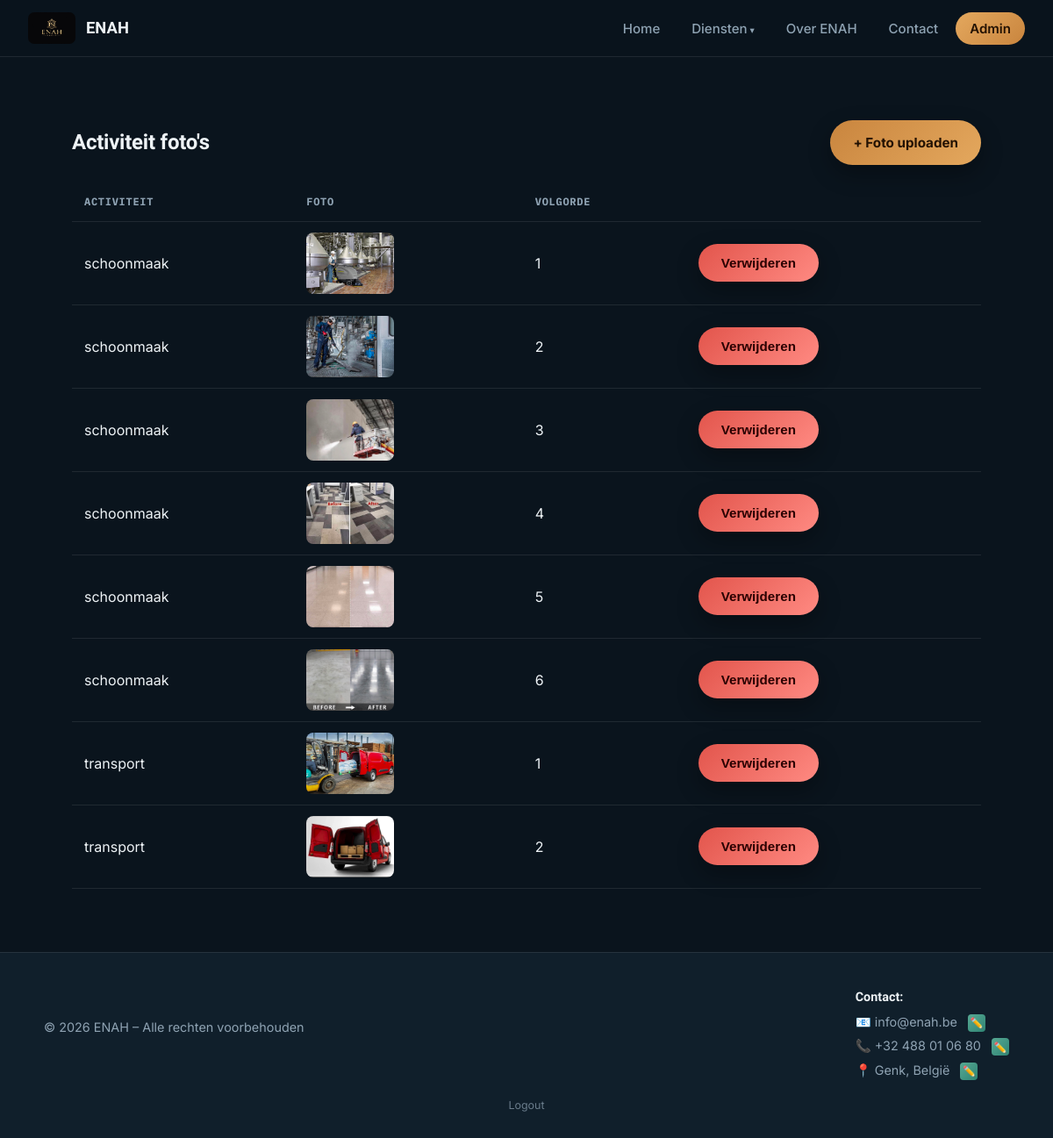
Page /admin/activity-photos (signed in) on the committed database.
### tables this page shows
CREATE TABLE activity_photos (
            id INTEGER PRIMARY KEY AUTOINCREMENT,
            activity_name TEXT NOT NULL,
            photo_url TEXT NOT NULL,
            photo_order INTEGER DEFAULT 0,
            updated_at TEXT NOT NULL
        );

CREATE TABLE site_content (
            id INTEGER PRIMARY KEY AUTOINCREMENT,
            content_key TEXT UNIQUE NOT NULL,
            content_value TEXT NOT NULL,
            updated_at TEXT NOT NULL
        );

### app.py (the view)
@app.route("/admin/activity-photos")
@login_required
def admin_activity_photos():
    db = get_db()
    photos = db.execute("SELECT * FROM activity_photos ORDER BY activity_name, photo_order").fetchall()
    return render_template("admin/activity_photos.html", active_page="admin", photos=photos)

### app.py (called while the page is built)
def get_db():
    if "db" not in g:
        g.db = sqlite3.connect(DATABASE)
        g.db.row_factory = sqlite3.Row
    return g.db

@login_manager.user_loader
def load_user(user_id):
    db = get_db()
    row = db.execute("SELECT id, username FROM admins WHERE id = ?", (user_id,)).fetchone()
    if row is None:
        return None
    return AdminUser(row["id"], row["username"])

@app.context_processor
def inject_content():
    db = get_db()
    content_rows = db.execute("SELECT content_key, content_value FROM site_content").fetchall()
    content_dict = {row["content_key"]: row["content_value"] for row in content_rows}
    return dict(site_content=content_dict)

### templates/admin/activity_photos.html (shortened to what this page needs)
{% extends "base.html" %}
{% block content %}
<section class="container">
  <div class="admin-bar">
    <h1 style="margin:0;">Activiteit foto's</h1>
    <a class="btn" href="{{ url_for('admin_activity_photo_upload') }}">+ Foto uploaden</a>
  </div>
  <div class="admin-table">
    <table class="admin-table">
      <thead>
        <tr>
          <th>Activiteit</th>
          <th>Foto</th>
          <th>Volgorde</th>
          <th></th>
        </tr>
      </thead>
      <tbody>
        {% for photo in photos %}
        <tr>
          <td>{{ photo.activity_name }}</td>
          <td>
            <img src="{{ photo.photo_url }}" alt="Foto" style="width: 100px; height: 70px; object-fit: cover; border-radius: 8px;">
          </td>
          <td>{{ photo.photo_order }}</td>
          <td>
            <form method="POST" action="{{ url_for('admin_activity_photo_verwijderen', photo_id=photo.id) }}" onsubmit="return confirm('Deze foto verwijderen?');" style="margin:0;">
              <button class="btn btn-danger" type="submit">Verwijderen</button>
            </form>
          </td>
        </tr>
        {% else %}
        <tr><td colspan="4" style="color: var(--text-muted);">Nog geen foto's geüpload.</td></tr>
        {% endfor %}
      </tbody>
    </table>
  </div>
</section>
{% endblock %}

### templates/base.html (shortened to what this page needs)
<!DOCTYPE html>
<html lang="nl">
<head>
  <link rel="stylesheet" href="{{ url_for('static', filename='css/style.css') }}">
</head>
<body>
  <nav class="navbar">
    <a class="brand" href="{{ url_for('index') }}">
      {% if active_page == 'lukoil' %}
        <img src="{{ url_for('static', filename='images/lukoil_logo.png') }}" alt="Lukoil logo">
        <span>Lukoil Heusen-Zolder</span>
      {% elif active_page in ['auto_onderhoud', 'auto_verkoop'] %}
        <img src="{{ url_for('static', filename='images/sixtyseven_cars_logo.jpeg') }}" alt="SixtySeven Cars logo">
        <span>SixtySeven Cars</span>
      {% else %}
        <img src="{{ url_for('static', filename='images/enah_logo.jpeg') }}" alt="ENAH logo">
        <span>ENAH</span>
      {% endif %}
    </a>
    <ul class="nav-links">
      <li><a href="{{ url_for('index') }}" class="{{ 'active' if active_page == 'home' }}">Home</a></li>
      <li class="dropdown">
        <a href="#" class="{{ 'active' if active_page in ['lukoil','schoonmaak','transport','auto_onderhoud','auto_verkoop'] }}">Diensten</a>
      </li>
      <li><a href="{{ url_for('about') }}" class="{{ 'active' if active_page == 'about' }}">Over ENAH</a></li>
      <li><a href="{{ url_for('contact') }}" class="{{ 'active' if active_page == 'contact' }}">Contact</a></li>
      {% if current_user.is_authenticated %}
        <li><a href="{{ url_for('admin_dashboard') }}" class="{{ 'active' if active_page == 'admin' }}">Admin</a></li>
      {% endif %}
    </ul>
  </nav>
  {% block content %}{% endblock %}
  <footer>
    <div class="footer-content">
      <p>&copy; 2026 ENAH – Alle rechten voorbehouden</p>
      <div class="footer-contact">
        <p><strong>Contact:</strong></p>
        <p>📧 {{ site_content.get('contact_email', 'info@enah.be') }} {% if current_user.is_authenticated %}<a class="edit-btn-inline" href="{{ url_for('admin_content_bewerken', content_key='contact_email') }}" title="E-mail bewerken">✏️</a>{% endif %}</p>
        <p>📞 {{ site_content.get('contact_phone', '+32 4 00 00 00') }} {% if current_user.is_authenticated %}<a class="edit-btn-inline" href="{{ url_for('admin_content_bewerken', content_key='contact_phone') }}" title="Telefoon bewerken">✏️</a>{% endif %}</p>
        <p>📍 {{ site_content.get('contact_location', 'Genk, België') }} {% if current_user.is_authenticated %}<a class="edit-btn-inline" href="{{ url_for('admin_content_bewerken', content_key='contact_location') }}" title="Locatie bewerken">✏️</a>{% endif %}</p>
      </div>
    </div>
    {% if not current_user.is_authenticated %}
      <a href="{{ url_for('admin_login') }}" class="admin-login-link">Admin login</a>
    {% else %}
      <a href="{{ url_for('admin_logout') }}" class="admin-login-link">Logout</a>
    {% endif %}
  </footer>
</body>
</html>

### static/css/style.css (style rules this page uses)
:root { --ink: #0a141d; --surface: #101f2b; --surface-2: #16293a; --surface-3: #1e3852; --text: #eef3f6; --text-muted: #8fa3b3; --border: rgba(255,255,255,0.09); --border-strong: rgba(255,255,255,0.16); --brand: #c9853e; --brand-2: #e4a85e; --brand-ink: #241202; --teal: #2f8574; --teal-light: #57a893; --success: #3fa87b; --error: #e2554c; --radius: 22px; --radius-sm: 13px; --shadow: 0 28px 64px -26px rgba(0,0,0,0.62); --shadow-sm: 0 10px 26px rgba(0,0,0,0.32); --shadow-glow: 0 0 0 1px rgba(201,133,62,0.18), 0 12px 30px -8px rgba(201,133,62,0.28); --font-display: "Sora", "Segoe UI", sans-serif; --font-body: "Inter", "Segoe UI", sans-serif; --font-mono: "IBM Plex Mono", "Consolas", monospace; }
* { box-sizing: border-box; }
html { scroll-behavior: smooth; }
body { margin: 0; font-family: var(--font-body); background: var(--ink); color: var(--text); line-height: 1.65; min-height: 100vh; -webkit-font-smoothing: antialiased; }
a { color: inherit; text-decoration: none; }
img { max-width: 100%; display: block; }
h1, h2, h3, h4 { font-family: var(--font-display); line-height: 1.15; letter-spacing: -0.01em; margin: 0 0 16px; }
p { margin: 0 0 14px; }
.navbar { position: sticky; top: 0; z-index: 100; display: flex; align-items: center; justify-content: space-between; padding: 14px 32px; background: rgba(10, 20, 29, 0.88); backdrop-filter: blur(18px); border-bottom: 1px solid var(--border); }
.navbar .brand { display: flex; align-items: center; gap: 12px; font-weight: 600; font-family: var(--font-display); font-size: 1.15rem; }
.navbar .brand img { height: 36px; width: auto; border-radius: 7px; }
.nav-links { display: flex; align-items: center; gap: 4px; list-style: none; margin: 0; padding: 0; }
.nav-links > li > a { padding: 9px 16px; border-radius: 999px; color: var(--text-muted); font-weight: 500; font-size: 0.94rem; transition: all 0.2s ease; }
.nav-links > li > a.active { color: var(--brand-ink); background: linear-gradient(135deg, var(--brand-2), var(--brand)); font-weight: 600; }
.dropdown { position: relative; }
.dropdown > a::after { content: " \25BE"; font-size: 0.7em; }
.container { max-width: 1100px; margin: 0 auto; padding: 72px 32px; }
.btn { display: inline-block; padding: 13px 26px; border-radius: 999px; background: linear-gradient(135deg, var(--brand), var(--brand-2)); color: var(--brand-ink); font-weight: 700; font-size: 0.95rem; border: none; cursor: pointer; transition: transform 0.2s ease, box-shadow 0.2s ease, filter 0.2s ease; box-shadow: var(--shadow-sm); }
.btn-danger { background: linear-gradient(135deg, var(--error), #ff8a82); color: #2a0000; }
.edit-btn, .edit-btn-inline { display: inline-flex; align-items: center; justify-content: center; background: linear-gradient(135deg, var(--teal-light), var(--teal)); color: #04211b; border: none; cursor: pointer; text-decoration: none; transition: transform 0.2s ease, filter 0.2s ease; }
.edit-btn-inline { width: 20px; height: 20px; padding: 0; border-radius: 4px; font-size: 12px; margin-left: 8px; vertical-align: middle; }
.admin-table { width: 100%; border-collapse: collapse; margin-top: 20px; }
.admin-table th, .admin-table td { padding: 12px 14px; border-bottom: 1px solid var(--border); text-align: left; }
.admin-table th { font-family: var(--font-mono); font-size: 0.75rem; letter-spacing: 0.06em; text-transform: uppercase; color: var(--text-muted); }
.admin-bar { display: flex; justify-content: space-between; align-items: center; margin-bottom: 20px; flex-wrap: wrap; gap: 12px; }
footer { text-align: center; padding: 34px 30px 26px; color: var(--text-muted); border-top: 1px solid var(--border); font-size: 0.9rem; background: var(--surface); }
.footer-content { display: flex; justify-content: space-between; align-items: center; flex-wrap: wrap; gap: 20px; max-width: 1100px; margin: 0 auto; }
.footer-contact { text-align: left; }
.footer-contact p { margin: 4px 0; }
.footer-contact strong { color: var(--text); font-family: var(--font-display); }
.admin-login-link { display: block; margin-top: 14px; font-size: 0.78rem; color: var(--text-muted); opacity: 0.7; transition: opacity 0.2s; }

### rows in the picture
activity_photos: activity_name "schoonmaak", photo_url (picture), photo_order "1"
activity_photos: activity_name "schoonmaak", photo_url (picture), photo_order "2"
activity_photos: activity_name "schoonmaak", photo_url (picture), photo_order "3"
activity_photos: activity_name "schoonmaak", photo_url (picture), photo_order "4"
activity_photos: activity_name "schoonmaak", photo_url (picture), photo_order "5"
activity_photos: activity_name "schoonmaak", photo_url (picture), photo_order "6"
activity_photos: activity_name "transport", photo_url (picture), photo_order "1"
activity_photos: activity_name "transport", photo_url (picture), photo_order "2"
site_content: get "info@enah.be"
site_content: get "+32 488 01 06 80"
site_content: get "Genk, België"
